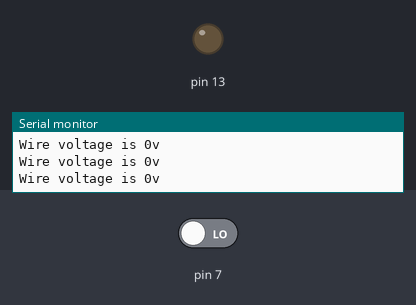
A sketch run on a simulated Arduino Uno, built with avr-gcc and run on an emulated ATmega328P. On the bench: output pins drawn as LEDs (lit = HIGH), the last lines printed to the serial monitor. The test bench sets the inputs (shaded band); at power-on: pin 7 LOW.

Above: at 1.2 s.
1.3 s: pin 7 driven HIGH
At 2.0 s:
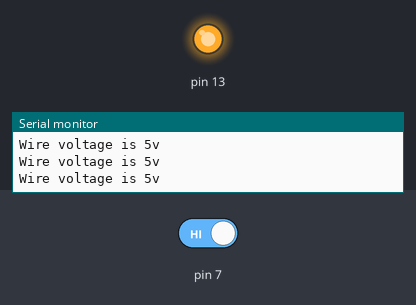
2.8 s: pin 7 driven LOW
At 4.2 s:
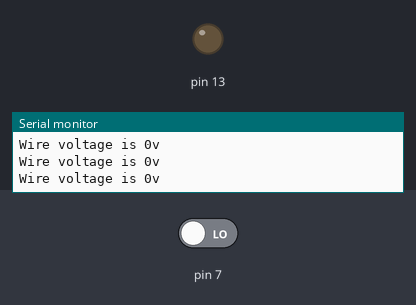
Timing chart, 0 to 5.8 s (numbered marks = the images above; inputs shaded):
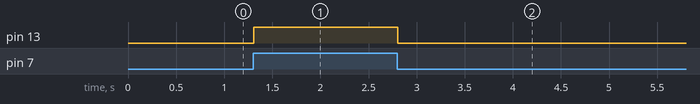

Measured:
- after the input at 1.3 s, pin 13: LOW → HIGH at once
- after the input at 2.8 s, pin 13: HIGH → LOW at once

The sketch:

ArduinoProject.ino
```cpp
void setup() {
    pinMode(7, INPUT);
    pinMode(13, OUTPUT);
    Serial.begin(9600);
}
void loop(){
    if(digitalRead(7) == 1){
        digitalWrite(13, HIGH);
        Serial.println("Wire voltage is 5v");
    }
    else{
        digitalWrite(13, LOW);
        Serial.println("Wire voltage is 0v");
    }
}
```
